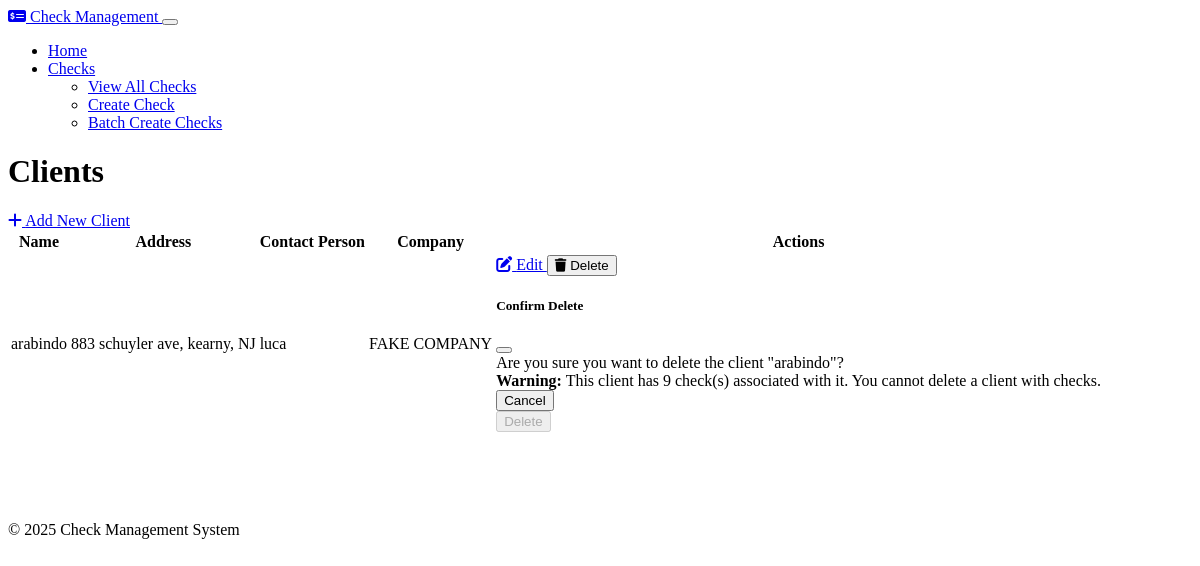
The app's page /clients, older data.
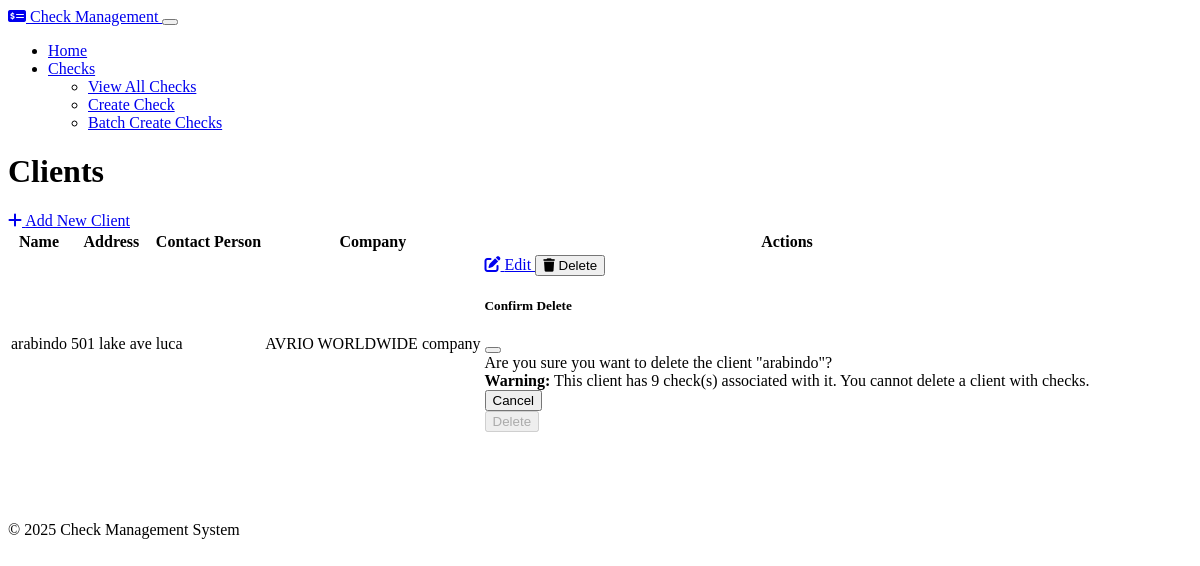
The same page, newer data.
### models.py (models this page shows, shortened)
class CompanyClient(db.Model):
    id = db.Column(db.Integer, primary_key=True)
    name = db.Column(db.String(100), nullable=False)
    address = db.Column(db.String(200), nullable=False)
    contact_person = db.Column(db.String(100))
    contact_email = db.Column(db.String(100))
    contact_phone = db.Column(db.String(20))
    company_id = db.Column(db.Integer, db.ForeignKey('company.id'), nullable=False)

class Company(db.Model):
    id = db.Column(db.Integer, primary_key=True)
    name = db.Column(db.String(100), nullable=False)
    address = db.Column(db.String(200), nullable=False)
    logo = db.Column(db.Text, nullable=True)  # Store as base64 encoded string
    default_bank_id = db.Column(db.Integer, db.ForeignKey('bank.id'), nullable=True)
    employees = db.relationship('Employee', backref='company', lazy=True, cascade="all, delete-orphan")
    checks = db.relationship('Check', backref='company', lazy=True, cascade="all, delete-orphan")
    clients = db.relationship('CompanyClient', backref='company', lazy=True, cascade="all, delete-orphan")
    default_bank = db.relationship('Bank', backref='companies')

### routes.py (the view)
    @app.route('/clients')
    def clients_index():
        clients = CompanyClient.query.all()
        return render_template('clients/index.html', clients=clients)

### templates/clients/index.html
{% extends 'layout.html' %}
{% block content %}
<div class="d-flex justify-content-between align-items-center mb-4">
    <h1>Clients</h1>
    <a href="{{ url_for('clients_create') }}" class="btn btn-primary">
        <i class="fas fa-plus me-1"></i> Add New Client
    </a>
</div>
{% if clients %}
    <div class="table-responsive">
        <table class="table table-hover">
            <thead>
                <tr>
                    <th>Name</th>
                    <th>Address</th>
                    <th>Contact Person</th>
                    <th>Company</th>
                    <th>Actions</th>
                </tr>
            </thead>
            <tbody>
                {% for client in clients %}
                    <tr>
                        <td>{{ client.name }}</td>
                        <td>{{ client.address }}</td>
                        <td>{{ client.contact_person }}</td>
                        <td>{{ client.company.name }}</td>
                        <td>
                            <div class="btn-group" role="group">
                                <a href="{{ url_for('clients_edit', id=client.id) }}" class="btn btn-sm btn-secondary">
                                    <i class="fas fa-edit"></i> Edit
                                </a>
                                <button type="button" class="btn btn-sm btn-danger" data-bs-toggle="modal" data-bs-target="#deleteModal{{ client.id }}">
                                    <i class="fas fa-trash"></i> Delete
                                </button>
                            </div>
                            <div class="modal fade" id="deleteModal{{ client.id }}" tabindex="-1" aria-labelledby="deleteModalLabel{{ client.id }}" aria-hidden="true">
                                <div class="modal-dialog">
                                    <div class="modal-content">
                                        <div class="modal-header">
                                            <h5 class="modal-title" id="deleteModalLabel{{ client.id }}">Confirm Delete</h5>
                                            <button type="button" class="btn-close" data-bs-dismiss="modal" aria-label="Close"></button>
                                        </div>
                                        <div class="modal-body">
                                            Are you sure you want to delete the client "{{ client.name }}"?
                                            {% if client.checks %}
                                                <div class="alert alert-warning mt-2">
                                                    <strong>Warning:</strong> This client has {{ client.checks|length }} check(s) associated with it. You cannot delete a client with checks.
                                                </div>
                                            {% endif %}
                                        </div>
                                        <div class="modal-footer">
                                            <button type="button" class="btn btn-secondary" data-bs-dismiss="modal">Cancel</button>
                                            <form action="{{ url_for('clients_delete', id=client.id) }}" method="post">
                                                <button type="submit" class="btn btn-danger" {% if client.checks %}disabled{% endif %}>Delete</button>
                                            </form>
                                        </div>
                                    </div>
                                </div>
                            </div>
                        </td>
                    </tr>
                {% endfor %}
            </tbody>
        </table>
    </div>
{% else %}
    <div class="alert alert-info">
        <i class="fas fa-info-circle me-2"></i> No clients found. Please add a client to get started.
    </div>
{% endif %}
{% endblock %}

Row changes from the older to the newer data that the page shows:
changed CompanyClient "arabindo": address "883 schuyler ave, kearny, NJ" → "501 lake ave"; company.name "FAKE COMPANY" → "AVRIO WORLDWIDE company"
